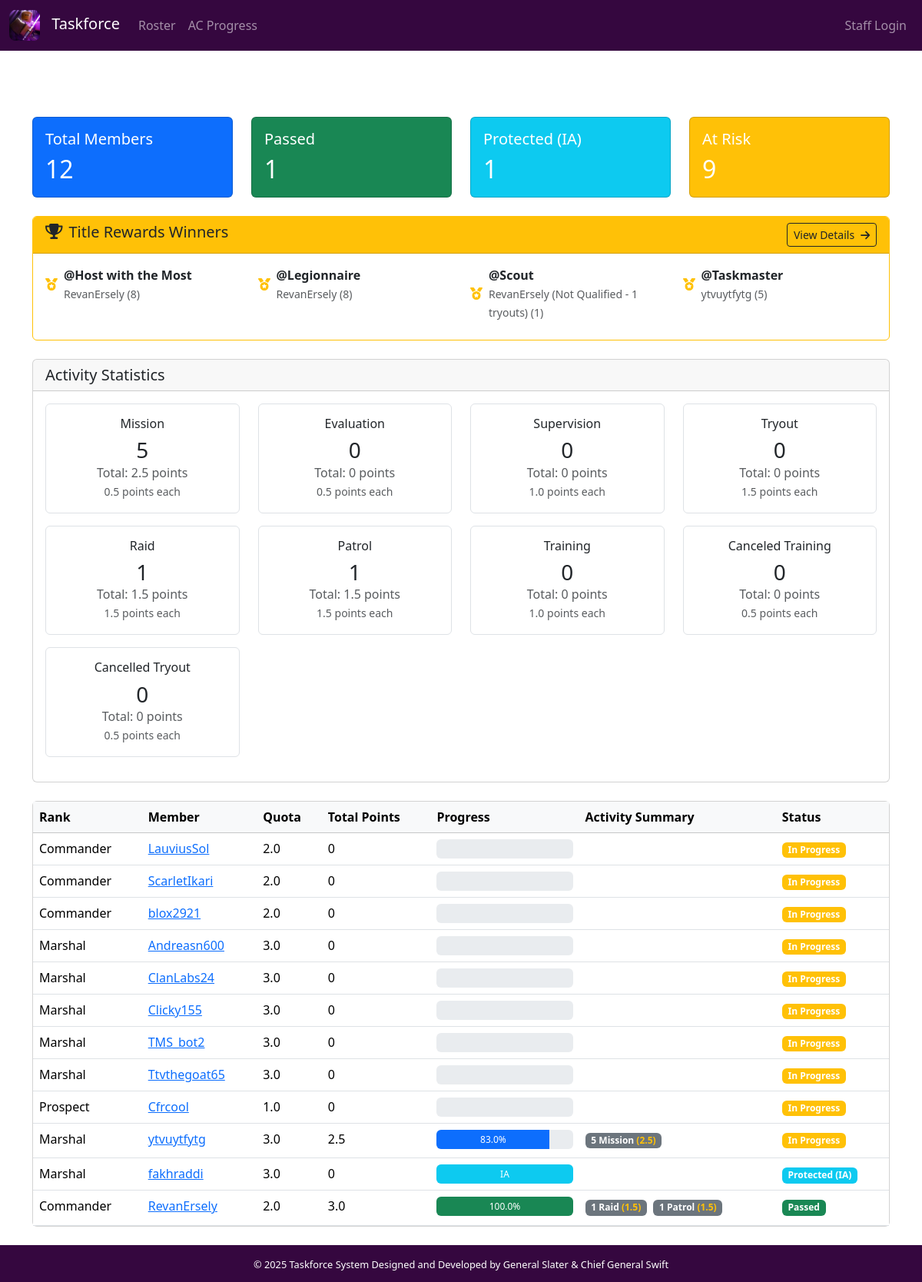
The app's page /ac/ (signed in) with its own data.
### database/models.py (models this page shows, shortened)
class Member(db.Model):
    __tablename__ = 'members'
    id = db.Column(db.Integer, primary_key=True)
    discord_username = db.Column(db.String(100), nullable=False, unique=True)
    discord_id = db.Column(db.String(50), nullable=True, unique=True)
    roblox_username = db.Column(db.String(100), nullable=True)
    roblox_id = db.Column(db.String(50), nullable=True)
    current_rank = db.Column(db.String(100), nullable=False, default='Aspirant')
    join_date = db.Column(db.DateTime, nullable=False, default=datetime.utcnow)
    last_updated = db.Column(db.DateTime, nullable=False, default=datetime.utcnow)
    is_active = db.Column(db.Boolean, default=True)
    activities = db.relationship('ActivityLog', backref='member', lazy=True, cascade='all, delete-orphan')
    promotions = db.relationship('PromotionLog', backref='member', lazy=True, cascade='all, delete-orphan')

### database/ac_models.py (models this page shows, shortened)
class MonthlyActivityEntry(db.Model):
    __tablename__ = 'monthly_activity_entries'
    id = db.Column(db.Integer, primary_key=True)
    member_id = db.Column(db.Integer, db.ForeignKey('members.id'), nullable=False)
    ac_period_id = db.Column(db.Integer, db.ForeignKey('ac_periods.id'), nullable=False)
    activity_type = db.Column(db.String(50), nullable=False)
    points = db.Column(db.Float, nullable=False)
    description = db.Column(db.Text)
    activity_date = db.Column(db.DateTime, nullable=False)
    logged_by = db.Column(db.String(100), nullable=False)
    logged_date = db.Column(db.DateTime, default=datetime.utcnow)
    member = db.relationship('Member', backref='monthly_activity_entries')
    ac_period = db.relationship('ACPeriod', backref='monthly_activities')

### routers/ac.py (the view)
@ac_bp.route('/')
@hct_required
def ac_dashboard():
    current_period = ACPeriod.query.filter_by(is_active=True).first()
    if not current_period:
        return render_template('ac/ac_setup.html')
    activity_stats = db.session.query(
        ActivityEntry.activity_type,
        db.func.count(ActivityEntry.id).label('count'),
        db.func.sum(ActivityEntry.points).label('total_points')
    ).filter_by(
        ac_period_id=current_period.id
    ).group_by(ActivityEntry.activity_type).all()
    activity_stats = {
        type_: {
            'count': count,
            'total_points': float(total_points or 0)
        }
        for type_, count, total_points in activity_stats
    }
    member_progress = []
    for m in _members_with_quota_query().all():
        quota = get_member_quota(m.current_rank) or 0
        if not quota:
            continue
        member_activities = db.session.query(
            ActivityEntry.activity_type,
            db.func.count(ActivityEntry.id),
            db.func.sum(ActivityEntry.points)
        ).filter_by(
            member_id=m.id,
            ac_period_id=current_period.id
        ).group_by(ActivityEntry.activity_type).all()
        activity_summary = {
            type_: {'count': count, 'points': float(points or 0)}
            for type_, count, points in member_activities
        }
        total_points = sum(stat['points'] for stat in activity_summary.values())
        ia_notice = InactivityNotice.query.filter_by(
            member_id=m.id,
            ac_period_id=current_period.id
        ).first()
        exemption = ACExemption.query.filter_by(
            member_id=m.id,
            ac_period_id=current_period.id
        ).first()
        if exemption:
            status = 'Exempt'
            pct = 100.0  # Show as 100% for exempt members
        elif ia_notice:
            status = 'Protected (IA)'
            pct = 100.0  # Show as 100% for IA members
        elif total_points >= quota:
            status = 'Passed'
            pct = min(100.0, (total_points / quota) * 100.0) if quota > 0 else 0.0
        else:
            status = 'In Progress'
            pct = min(100.0, (total_points / quota) * 100.0) if quota > 0 else 0.0
        progress = {
            'member': m,
            'quota': quota,
            'points': total_points,
            'percentage': pct,
            'status': status,
            'is_protected': bool(ia_notice),
            'is_exempt': bool(exemption),
            'activity_summary': activity_summary
        }
        member_progress.append(progress)
    member_progress.sort(key=lambda x: (100 if x['is_exempt'] else (99 if x['is_protected'] else x['percentage'])))
    all_activities = ActivityEntry.query.filter_by(ac_period_id=current_period.id).all()
    title_winners = calculate_title_rewards(all_activities, current_period)
    return render_template('ac/ac_dashboard.html',
                         current_period=current_period,
                         member_progress=member_progress,
                         activity_types=ACTIVITY_TYPES,
                         activity_stats=activity_stats,
                         title_winners=title_winners)

### database/ac_models.py (called while the page is built)
def get_member_quota(rank):
    return AC_QUOTAS.get(rank, 0.0)

def get_month_group(ac_period):
    start = ac_period.start_date
    period_number = ac_period.id  # Assuming sequential IDs
    month_group = ((period_number - 1) // 2) + 1
    year = start.year
    month = start.month
    return (year, month, month_group)

def get_hwtm_winner(ac_period):
    activity_counts = get_monthly_activity_counts(ac_period)
    if not activity_counts:
        return None, 0
    max_events = 0
    winner_id = None
    for member_id, counts in activity_counts.items():
        combined = counts['trainings'] + counts['raids'] + counts['patrols']
        if combined > max_events:
            max_events = combined
            winner_id = member_id
    return winner_id, max_events

def get_leggionary_winner(ac_period):
    activity_counts = get_monthly_activity_counts(ac_period)
    if not activity_counts:
        return None, 0
    max_events = 0
    winner_id = None
    for member_id, counts in activity_counts.items():
        raid_patrol_count = counts['raids'] + counts['patrols']
        if raid_patrol_count > max_events:
            max_events = raid_patrol_count
            winner_id = member_id
    if max_events >= 5:
        return winner_id, max_events
    return None, 0

def get_scout_winner(ac_period):
    activity_counts = get_monthly_activity_counts(ac_period)
    if not activity_counts:
        return None, 0
    max_tryouts = 0
    winner_id = None
    for member_id, counts in activity_counts.items():
        if counts['tryouts'] > max_tryouts:
            max_tryouts = counts['tryouts']
            winner_id = member_id
    if max_tryouts >= 5:
        return winner_id, max_tryouts
    return None, 0

def get_taskmaster_winner(ac_period):
    activity_counts = get_monthly_activity_counts(ac_period)
    if not activity_counts:
        return None, 0
    max_missions = 0
    winner_id = None
    for member_id, counts in activity_counts.items():
        if counts['missions'] > max_missions:
            max_missions = counts['missions']
            winner_id = member_id
    if max_missions >= 5:
        return winner_id, max_missions
    return None, 0

### utils/auth.py (called while the page is built, shortened)
def is_staff():
    return bool(session.get('is_staff', False))

def is_hct():
    return bool(session.get('is_hct', False))

def hct_required(f):
    @wraps(f)
    def decorated_function(*args, **kwargs):
        return f(*args, **kwargs)
    return decorated_function

### templates/ac/ac_dashboard.html (shortened to what this page needs)
{% extends "base.html" %}
{% block content %}
{% set member_progress = member_progress|default([]) %}
{% set current_period = current_period|default(None) %}
{% set is_staff = is_staff|default(False) %}
<div class="row mb-3">
    <div class="col-md-8">
        <h2 style="color: white;">Activity Check — {{ current_period.period_name if current_period else 'No active
            period' }}</h2>
    </div>
    <div class="col-md-4 text-end">
    </div>
</div>
<div class="row mb-4">
    {% set total_members = member_progress|length %}
    {% set passed_members = member_progress|selectattr('status', 'equalto', 'Passed')|list|length %}
    {% set protected_members = member_progress|selectattr('is_protected')|list|length %}
    {% set at_risk = member_progress|rejectattr('is_protected')|selectattr('percentage', 'lt', 50)|list|length %}
    <div class="col-md-3">
        <div class="card bg-primary text-white">
            <div class="card-body">
                <h5 class="card-title">Total Members</h5>
                <h2 class="mb-0">{{ total_members }}</h2>
            </div>
        </div>
    </div>
    <div class="col-md-3">
        <div class="card bg-success text-white">
            <div class="card-body">
                <h5 class="card-title">Passed</h5>
                <h2 class="mb-0">{{ passed_members }}</h2>
            </div>
        </div>
    </div>
    <div class="col-md-3">
        <div class="card bg-info text-white">
            <div class="card-body">
                <h5 class="card-title">Protected (IA)</h5>
                <h2 class="mb-0">{{ protected_members }}</h2>
            </div>
        </div>
    </div>
    <div class="col-md-3">
        <div class="card bg-warning text-white">
            <div class="card-body">
                <h5 class="card-title">At Risk</h5>
                <h2 class="mb-0">{{ at_risk }}</h2>
            </div>
        </div>
    </div>
</div>
{% if title_winners and title_winners|length > 0 %}
<div class="row mb-4">
    <div class="col-12">
        <div class="card border-warning">
            <div class="card-header bg-warning text-dark">
                <h5 class="mb-0">
                    <i class="fas fa-trophy me-2"></i>Title Rewards Winners
                    <a href="{{ url_for('ac.title_rewards') }}" class="btn btn-sm btn-outline-dark float-end">
                        View Details <i class="fas fa-arrow-right ms-1"></i>
                    </a>
                </h5>
            </div>
            <div class="card-body">
                <div class="row">
                    {% for title, info in title_winners.items() %}
                    <div class="col-md-3 mb-2">
                        <div class="d-flex align-items-center">
                            <i class="fas fa-medal text-warning me-2"></i>
                            <div>
                                <strong>@{{ title }}</strong><br>
                                <small class="text-muted">{{ info.winner }} ({{ info.count }})</small>
                            </div>
                        </div>
                    </div>
                    {% endfor %}
                </div>
            </div>
        </div>
    </div>
</div>
{% endif %}
<div class="card mb-4">
    <div class="card-header">
        <h5 class="mb-0">Activity Statistics</h5>
    </div>
    <div class="card-body">
        <div class="row">
            {% for type in activity_types %}
            <div class="col-md-3 mb-3">
                <div class="border rounded p-3 text-center">
                    <h6>{{ type }}</h6>
                    <div class="h3 mb-0">{{ activity_stats.get(type, {}).get('count', 0) }}</div>
                    <div class="text-muted">
                        Total: {{ activity_stats.get(type, {}).get('total_points', 0)|round(1) }} points
                    </div>
                    <small class="text-muted">{{ activity_types[type].points }} points each</small>
                </div>
            </div>
            {% endfor %}
        </div>
    </div>
</div>
<div class="card">
    <div class="card-body p-0">
        <div class="table-responsive">
            <table class="table table-hover mb-0">
                <thead class="table-light">
                    <tr>
                        <th>Rank</th>
                        <th>Member</th>
                        <th>Quota</th>
                        <th>Total Points</th>
                        <th>Progress</th>
                        <th>Activity Summary</th>
                        <th>Status</th>
                    </tr>
                </thead>
                <tbody>
                    {% if member_progress %}
                    {% for progress in member_progress %}
                    <tr>
                        <td>{{ progress.member.current_rank }}</td>
                        <td>
                            <a href="{{ url_for('ac.ac_member_detail', member_id=progress.member.id) }}">
                                {{ progress.member.discord_username }}
                            </a>
                        </td>
                        <td>{{ progress.quota }}</td>
                        <td>{{ progress.points|round(1) }}</td>
                        <td style="min-width: 150px;">
                            <div class="progress" style="height: 25px;">
                                {% set pct = progress.percentage|round(0) %}
                                <div class="progress-bar
                                        {% if progress.is_exempt %}bg-warning
                                        {% elif progress.is_protected %}bg-info
                                        {% elif pct >= 100 %}bg-success
                                        {% elif pct >= 75 %}bg-primary
                                        {% elif pct >= 50 %}bg-warning
                                        {% else %}bg-danger{% endif %}" role="progressbar" style="width: {{ pct }}%;"
                                    aria-valuenow="{{ pct }}" aria-valuemin="0" aria-valuemax="100">
                                    {% if progress.is_exempt %}Exempt
                                    {% elif progress.is_protected %}IA
                                    {% else %}{{ pct }}%{% endif %}
                                </div>
                            </div>
                        </td>
                        <td>
                            {% for type in activity_types %}
                            {% if progress.activity_summary.get(type) %}
                            <div class="badge bg-secondary me-1 mb-1">
                                {{ progress.activity_summary[type].count }} {{ type }}
                                <span class="text-warning">({{ progress.activity_summary[type].points|round(1)
                                    }})</span>
                            </div>
                            {% endif %}
                            {% endfor %}
                        </td>
                        <td>
                            <span class="badge {% if progress.is_exempt %}bg-warning
                                    {% elif progress.is_protected %}bg-info
                                    {% elif progress.percentage >= 100 %}bg-success
                                    {% else %}bg-warning{% endif %}">
                                {{ progress.status }}
                            </span>
                        </td>
                    </tr>
                    {% endfor %}
                    {% else %}
                    <tr>
                        <td colspan="7" class="text-center">No member progress data available.</td>
                    </tr>
                    {% endif %}
                </tbody>
            </table>
        </div>
    </div>
</div>
{% endblock %}

### static/css/style.css (style rules this page uses)
body::before { content: ""; position: fixed; top: 0; left: 0; width: 100%; height: 100%; background-image: url('../img/RobloxScreenShot20251129_132653842.png'); background-size: cover; background-position: center; filter: blur(3px) brightness(0.4); z-index: -1; }

### records on screen
Member: winner "RevanErsely" "RevanErsely", member.current_rank "Commander", member.discord_username "RevanErsely"
Member: winner "ytvuytfytg", member.current_rank "Marshal", member.discord_username "ytvuytfytg"
MonthlyActivityEntry: activity_type "Evaluation", get "0", points "0.5"
MonthlyActivityEntry: activity_type "Supervision", get "0", points "1.0"
MonthlyActivityEntry: activity_type "Tryout", get "0", points "1.5"
MonthlyActivityEntry: activity_type "Cancelled Tryout", get "0", points "0.5"
Member: member.current_rank "Commander", member.discord_username "LauviusSol"
Member: member.current_rank "Commander", member.discord_username "ScarletIkari"
Member: member.current_rank "Commander", member.discord_username "blox2921"
Member: member.current_rank "Marshal", member.discord_username "Andreasn600"
Member: member.current_rank "Marshal", member.discord_username "ClanLabs24"
Member: member.current_rank "Marshal", member.discord_username "Clicky155"
Member: member.current_rank "Marshal", member.discord_username "TMS_bot2"
Member: member.current_rank "Marshal", member.discord_username "Ttvthegoat65"
Member: member.current_rank "Prospect", member.discord_username "Cfrcool"
Member: member.current_rank "Marshal", member.discord_username "fakhraddi"

### other values on screen
{{ total_members }} "12"
{{ passed_members }} "1"
{{ protected_members }} "1"
{{ at_risk }} "9"
{{ title }} "Host with the Most" "Legionnaire" "Scout" "Taskmaster"
{{ info.count }} "8" "8" "1" "5"
{{ info.winner }} "RevanErsely (Not Qualified - 1 tryouts)"
{{ type }} "Mission" "Raid" "Patrol" "Training" "Canceled Training"
{{ activity_stats.get(type, {}).get('count', 0) }} "5" "1" "1" "0" "0"
{{ activity_stats.get(type, {}).get('total_points', 0)|round(1) }} "2.5" "1.5" "1.5" "0" "0"
{{ activity_types[type].points }} "0.5" "1.5" "1.5" "1.0" "0.5"
{{ progress.quota }} "2.0" "2.0" "2.0" "3.0" "3.0" "3.0" "3.0" "3.0" "1.0" "3.0" "3.0" "2.0"
{{ progress.points|round(1) }} "0" "0" "0" "0" "0" "0" "0" "0" "0" "2.5" "0" "3.0"
{{ progress.status }} "In Progress" "In Progress" "In Progress" "In Progress" "In Progress" "In Progress" "In Progress" "In Progress" "In Progress" "In Progress" "Protected (IA)" "Passed"
{{ pct }} "83.0" "100.0"
